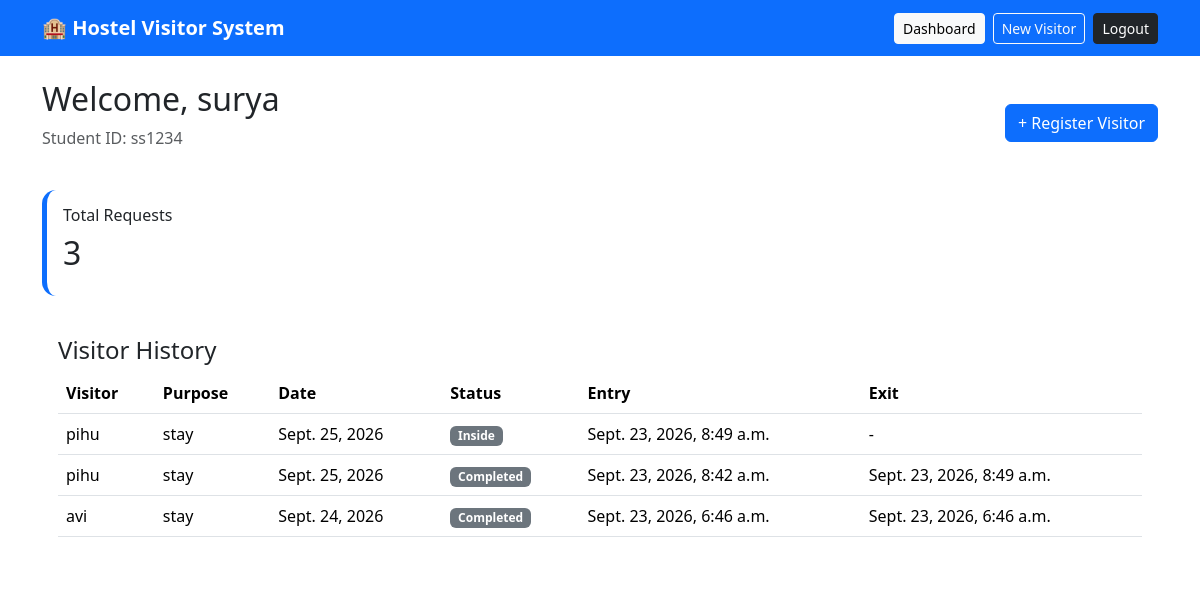
Screenshot of / (signed in) with the database file from the repository.
### accounts/models.py (models this page shows, shortened)
class Student(models.Model):
    user=models.OneToOneField(User,on_delete=models.CASCADE,related_name='student_profile')
    student_id=models.CharField(max_length=30,unique=True)
    phone=models.CharField(max_length=20)
    room_number=models.CharField(max_length=20)
    hostel_block=models.CharField(max_length=50)

### visitors/models.py (models this page shows, shortened)
class VisitorRequest(models.Model):
    STATUS=[('Pending','Pending'),('Approved','Approved'),('Rejected','Rejected'),('Inside','Inside'),('Completed','Completed')]
    student=models.ForeignKey(Student,on_delete=models.CASCADE,related_name='visitor_requests')
    visitor=models.ForeignKey(Visitor,on_delete=models.CASCADE,related_name='requests')
    purpose=models.TextField()
    visit_date=models.DateField()
    status=models.CharField(max_length=20,choices=STATUS,default='Pending')
    entry_time=models.DateTimeField(null=True,blank=True)
    exit_time=models.DateTimeField(null=True,blank=True)
    created_at=models.DateTimeField(auto_now_add=True)
    class Meta: ordering=['-created_at']

class Visitor(models.Model):
    name=models.CharField(max_length=100)
    phone=models.CharField(max_length=20)
    email=models.EmailField(blank=True)
    id_proof=models.CharField(max_length=100)
    created_at=models.DateTimeField(auto_now_add=True)

### dashboard/views.py (the view)
# urls.py: urlpatterns=[path('',home,name='home')]
@login_required
def home(request):
    if request.user.is_staff or request.user.is_superuser:
        return render(request,'dashboard/staff.html',{
            'pending':VisitorRequest.objects.filter(status='Pending').count(),
            'approved':VisitorRequest.objects.filter(status='Approved').count(),
            'inside':VisitorRequest.objects.filter(status='Inside').count(),
        })
    student=getattr(request.user,'student_profile',None)
    return render(request,'dashboard/student.html',{'student':student,'requests':VisitorRequest.objects.filter(student=student) if student else []})

### templates/dashboard/student.html
{% extends 'base.html' %}{% block title %}Student Dashboard{% endblock %}{% block content %}
<div class="d-flex justify-content-between align-items-center mb-4"><div><h2>Welcome, {{user.first_name|default:user.username}}</h2><p class="text-muted">Student ID: {{student.student_id}}</p></div><a class="btn btn-primary" href="/visitors/register/">+ Register Visitor</a></div>
<div class="row mb-4"><div class="col-md-4"><div class="card stat"><div class="card-body"><h6>Total Requests</h6><h2>{{requests|length}}</h2></div></div></div></div>
<div class="card"><div class="card-body"><h4>Visitor History</h4><div class="table-responsive"><table class="table"><tr><th>Visitor</th><th>Purpose</th><th>Date</th><th>Status</th><th>Entry</th><th>Exit</th></tr>{% for r in requests %}<tr><td>{{r.visitor.name}}</td><td>{{r.purpose}}</td><td>{{r.visit_date}}</td><td><span class="badge bg-secondary">{{r.status}}</span></td><td>{{r.entry_time|default:"-"}}</td><td>{{r.exit_time|default:"-"}}</td></tr>{% empty %}<tr><td colspan="6">No visitor requests yet.</td></tr>{% endfor %}</table></div></div></div>{% endblock %}

### templates/base.html (shortened to what this page needs)
<!doctype html>
<html><head><meta charset="utf-8"><meta name="viewport" content="width=device-width,initial-scale=1">
<link href="https://cdn.jsdelivr.net/npm/bootstrap@5.3.3/dist/css/bootstrap.min.css" rel="stylesheet">
<link rel="stylesheet" href="/static/css/style.css"></head>
<body>
<nav class="navbar navbar-dark bg-primary"><div class="container">
<a class="navbar-brand fw-bold" href="/">🏨 Hostel Visitor System</a>
<div>{% if user.is_authenticated %}
<a class="btn btn-light btn-sm me-1" href="/">Dashboard</a>
{% if user.student_profile %}<a class="btn btn-outline-light btn-sm me-1" href="/visitors/register/">New Visitor</a>{% else %}
<a class="btn btn-outline-light btn-sm me-1" href="/visitors/warden/">Warden</a>
<a class="btn btn-outline-light btn-sm me-1" href="/visitors/security/">Security</a>{% endif %}
<a class="btn btn-dark btn-sm" href="/accounts/logout/">Logout</a>
{% else %}<a class="btn btn-light btn-sm me-1" href="/accounts/login/">Login</a><a class="btn btn-outline-light btn-sm" href="/accounts/register/">Student Register</a>{% endif %}
</div></div></nav>
<div class="container py-4">{% for message in messages %}<div class="alert alert-info">{{message}}</div>{% endfor %}{% block content %}{% endblock %}</div>
</body></html>

### static/css/style.css (style rules this page uses)
body { font-family:system-ui,-apple-system,Segoe UI,Roboto,sans-serif }
.card { border:0;border-radius:14px }
.stat { border-left:5px solid #0d6efd }
.table { vertical-align:middle }

### rows the page displays
Student: student_id "ss1234"
VisitorRequest: visitor.name "pihu", purpose "stay", visit_date "Sept. 25, 2026", status "Inside", entry_time "Sept. 23, 2026, 8:49 a.m.", exit_time "-"
VisitorRequest: visitor.name "pihu", purpose "stay", visit_date "Sept. 25, 2026", status "Completed", entry_time "Sept. 23, 2026, 8:42 a.m.", exit_time "Sept. 23, 2026, 8:49 a.m."
VisitorRequest: visitor.name "avi", purpose "stay", visit_date "Sept. 24, 2026", status "Completed", entry_time "Sept. 23, 2026, 6:46 a.m.", exit_time "Sept. 23, 2026, 6:46 a.m."

### other values shown
{{ user.first_name|default:user.username }} "surya"
{{ requests|length }} "3"
